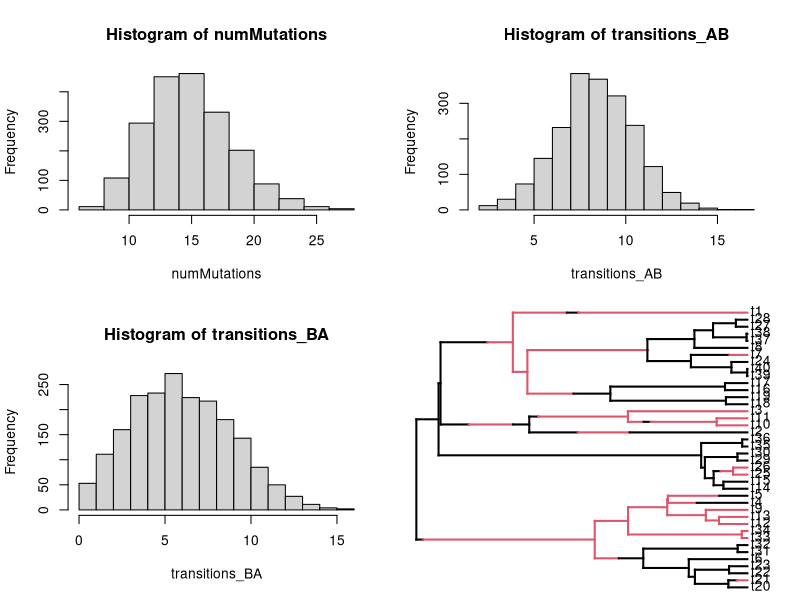

R code for this plot:
rm(list=ls())

library(phytools)

#set.seed(123)

#no. of stochastic character mappings to simulate:
nsim = 2000

tree <- pbtree(n=40, scale=1)

# Transition rate matrix (two states A,B)
Q <- matrix(c(-1,1,
              1,-1),2,2)
rownames(Q) <- colnames(Q) <- c("A","B")

# can scale down Q to have fewer transitions:
Q <- Q/1

# Function to simulate character data and run SCM for one tree
tip_states <- sim.Mk(tree, Q)
sims <- make.simmap(tree, tip_states, model="ER", nsim=nsim)

#for(i in 1:nsim){
#	plot(sims[[i]])
	Sys.sleep(.002)
#}

# Let's start by summarizing the number of mutations that happen across the whole tree:

counts <- lapply(sims, countSimmap)

numMutations <- sapply(counts, function(x) x$N)

transitions <- lapply(counts, function(x)x$Tr)

transitions_AB <- sapply(transitions, function(x) x[1,2])

transitions_BA <- sapply(transitions, function(x) x[2,1])

par(mfrow=c(2,2))

hist(numMutations)

hist(transitions_AB)

hist(transitions_BA)

plot(sims[[1]])
